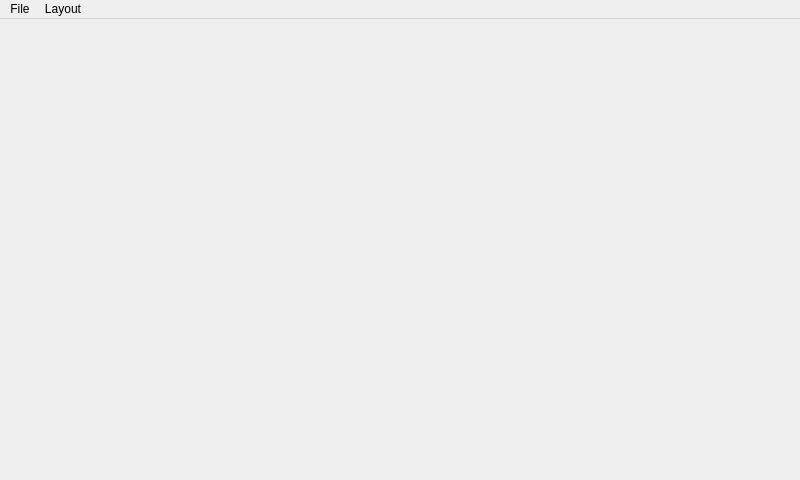
<?xml version="1.0" encoding="UTF-8"?>
<ui version="4.0">
 <class>MainWindow</class>
 <widget class="QMainWindow" name="MainWindow">
  <property name="geometry">
   <rect>
    <x>0</x>
    <y>0</y>
    <width>800</width>
    <height>480</height>
   </rect>
  </property>
  <property name="sizePolicy">
   <sizepolicy hsizetype="Preferred" vsizetype="MinimumExpanding">
    <horstretch>0</horstretch>
    <verstretch>0</verstretch>
   </sizepolicy>
  </property>
  <property name="windowTitle">
   <string notr="true">zxtune-qt</string>
  </property>
  <property name="windowIcon">
   <iconset>
    <normalon>:/zxtune.png</normalon>
   </iconset>
  </property>
  <widget class="QWidget" name="centralwidget">
   <layout class="QGridLayout" name="gridLayout">
    <property name="margin">
     <number>1</number>
    </property>
    <property name="spacing">
     <number>1</number>
    </property>
   </layout>
  </widget>
  <widget class="QMenuBar" name="menubar">
   <property name="geometry">
    <rect>
     <x>0</x>
     <y>0</y>
     <width>320</width>
     <height>24</height>
    </rect>
   </property>
   <property name="mouseTracking">
    <bool>true</bool>
   </property>
   <property name="contextMenuPolicy">
    <enum>Qt::PreventContextMenu</enum>
   </property>
   <property name="acceptDrops">
    <bool>false</bool>
   </property>
   <widget class="QMenu" name="menuLayout">
    <property name="title">
     <string>Layout</string>
    </property>
   </widget>
   <widget class="QMenu" name="menuFile">
    <property name="title">
     <string>File</string>
    </property>
    <addaction name="actionAddFiles"/>
    <addaction name="actionAddFolder"/>
    <addaction name="separator"/>
    <addaction name="actionPreferences"/>
    <addaction name="separator"/>
    <addaction name="actionQuit"/>
   </widget>
   <widget class="QMenu" name="menuHelp">
    <property name="title">
     <string>Help</string>
    </property>
    <addaction name="actionComponents"/>
    <addaction name="actionAbout"/>
    <addaction name="actionAboutQt"/>
    <addaction name="separator"/>
    <addaction name="actionCheckUpdates"/>
    <addaction name="separator"/>
    <addaction name="actionOnlineHelp"/>
    <addaction name="actionWebSite"/>
    <addaction name="actionOnlineFAQ"/>
    <addaction name="actionReportBug"/>
   </widget>
   <addaction name="menuFile"/>
   <addaction name="menuLayout"/>
  </widget>
  <action name="actionAddFiles">
   <property name="icon">
    <iconset>
     <normalon>:/playlist/addfiles.png</normalon>
    </iconset>
   </property>
   <property name="text">
    <string>Add files</string>
   </property>
   <property name="shortcut">
    <enum>QKeySequence::Open</enum>
   </property>
  </action>
  <action name="actionAddFolder">
   <property name="icon">
    <iconset>
     <normalon>:/playlist/addfolder.png</normalon>
    </iconset>
   </property>
   <property name="text">
    <string>Add folder</string>
   </property>
   <property name="shortcut">
    <string notr="true">Ctrl+Alt+O</string>
   </property>
  </action>
  <action name="actionPreferences">
   <property name="icon">
    <iconset>
     <normalon>:/application/preferences.png</normalon>
    </iconset>
   </property>
   <property name="text">
    <string>Preferences</string>
   </property>
   <property name="shortcut">
    <enum>QKeySequence::Preferences</enum>
   </property>
   <property name="menuRole">
    <enum>QAction::NoRole</enum>
   </property>
  </action>
  <action name="actionQuit">
   <property name="icon">
    <iconset>
     <normalon>:/application/exit.png</normalon>
    </iconset>
   </property>
   <property name="text">
    <string>Quit</string>
   </property>
   <property name="menuRole">
    <enum>QAction::NoRole</enum>
   </property>
  </action>
  <action name="actionOnlineHelp">
   <property name="icon">
    <iconset>
     <normalon>:/application/help.png</normalon>
    </iconset>
   </property>
   <property name="text">
    <string>Online help</string>
   </property>
   <property name="shortcut">
    <enum>QKeySequence::HelpContents</enum>
   </property>
  </action>
  <action name="actionWebSite">
   <property name="icon">
    <iconset>
     <normalon>:/application/website.png</normalon>
    </iconset>
   </property>
   <property name="text">
    <string>Visit web site</string>
   </property>
  </action>
  <action name="actionOnlineFAQ">
   <property name="icon">
    <iconset>
     <normalon>:/application/webfaq.png</normalon>
    </iconset>
   </property>
   <property name="text">
    <string>Online FAQ</string>
   </property>
  </action>
  <action name="actionReportBug">
   <property name="icon">
    <iconset>
     <normalon>:/application/reportbug.png</normalon>
    </iconset>
   </property>
   <property name="text">
    <string>Report bug online</string>
   </property>
  </action>
  <action name="actionCheckUpdates">
   <property name="icon">
    <iconset>
     <normalon>:/application/checkupdates.png</normalon>
    </iconset>
   </property>
   <property name="text">
    <string>Check updates</string>
   </property>
  </action>
  <action name="actionComponents">
   <property name="icon">
    <iconset>
     <normalon>:/application/components.png</normalon>
    </iconset>
   </property>
   <property name="text">
    <string>Components</string>
   </property>
  </action>
  <action name="actionAbout">
   <property name="icon">
    <iconset>
     <normalon>:/application/about.png</normalon>
    </iconset>
   </property>
   <property name="text">
    <string>About</string>
   </property>
   <property name="menuRole">
    <enum>QAction::NoRole</enum>
   </property>
  </action>
  <action name="actionAboutQt">
   <property name="icon">
    <iconset>
     <normalon>:/application/aboutqt.png</normalon>
    </iconset>
   </property>
   <property name="text">
    <string>About QT</string>
   </property>
   <property name="menuRole">
    <enum>QAction::NoRole</enum>
   </property>
  </action>
 </widget>
 <resources>
  <include location="../res/icons.qrc"/>
 </resources>
 <connections>
  <connection>
   <sender>actionQuit</sender>
   <signal>triggered()</signal>
   <receiver>MainWindow</receiver>
   <slot>close()</slot>
  </connection>
 </connections>
</ui>
